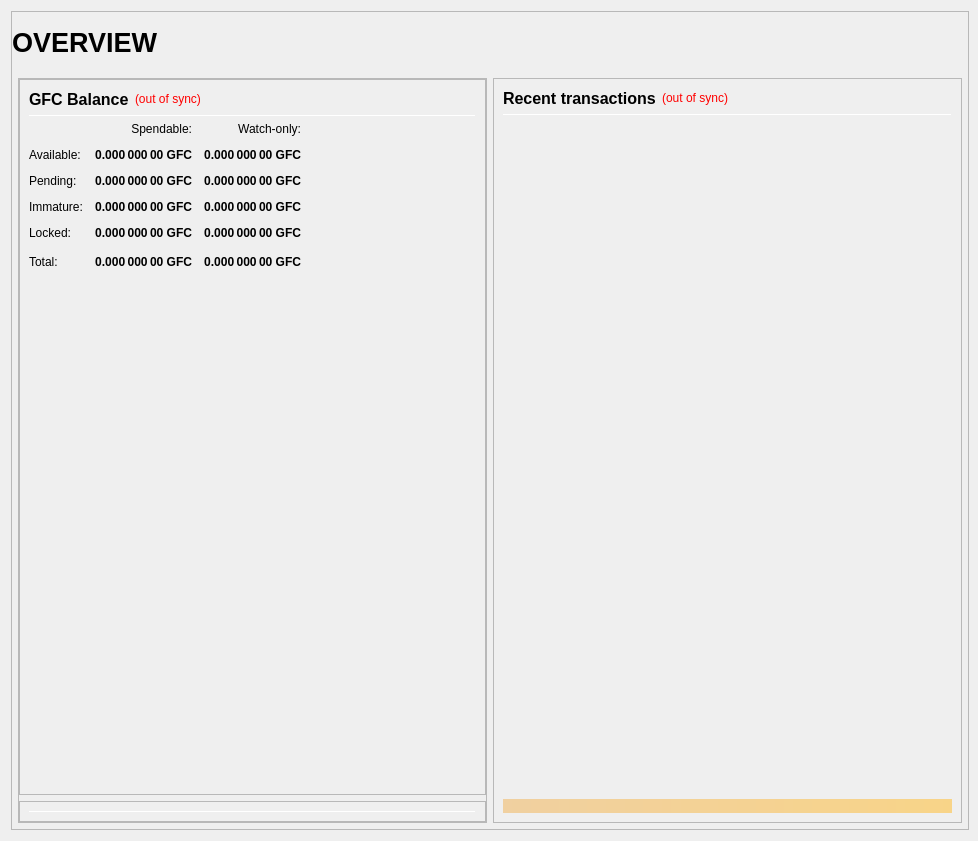
<?xml version="1.0" encoding="UTF-8"?>
<ui version="4.0">
 <class>OverviewPage</class>
 <widget class="QWidget" name="OverviewPage">
  <property name="geometry">
   <rect>
    <x>0</x>
    <y>0</y>
    <width>978</width>
    <height>841</height>
   </rect>
  </property>
  <property name="minimumSize">
   <size>
    <width>960</width>
    <height>682</height>
   </size>
  </property>
  <property name="windowTitle">
   <string>Form</string>
  </property>
  <layout class="QVBoxLayout" name="topLayout" stretch="1">
   <property name="rightMargin">
    <number>9</number>
   </property>
   <item>
    <widget class="QFrame" name="frame_BG">
     <property name="minimumSize">
      <size>
       <width>850</width>
       <height>610</height>
      </size>
     </property>
     <property name="maximumSize">
      <size>
       <width>16777215</width>
       <height>16777215</height>
      </size>
     </property>
     <property name="frameShape">
      <enum>QFrame::StyledPanel</enum>
     </property>
     <property name="frameShadow">
      <enum>QFrame::Raised</enum>
     </property>
     <layout class="QVBoxLayout" name="verticalLayout_3" stretch="1">
      <property name="leftMargin">
       <number>0</number>
      </property>
      <property name="topMargin">
       <number>0</number>
      </property>
      <property name="rightMargin">
       <number>0</number>
      </property>
      <property name="bottomMargin">
       <number>6</number>
      </property>
      <item>
       <layout class="QVBoxLayout" name="verticalLayout_Master" stretch="0,1">
        <property name="leftMargin">
         <number>0</number>
        </property>
        <property name="topMargin">
         <number>0</number>
        </property>
        <property name="rightMargin">
         <number>0</number>
        </property>
        <property name="bottomMargin">
         <number>0</number>
        </property>
        <item>
         <widget class="QFrame" name="frame_Header">
          <layout class="QVBoxLayout" name="verticalLayout_Header" stretch="0">
           <property name="leftMargin">
            <number>0</number>
           </property>
           <property name="topMargin">
            <number>0</number>
           </property>
           <property name="rightMargin">
            <number>0</number>
           </property>
           <property name="bottomMargin">
            <number>0</number>
           </property>
           <item>
            <layout class="QHBoxLayout" name="horizontalLayout_Header" stretch="1,0,1">
             <property name="spacing">
              <number>6</number>
             </property>
             <item>
              <widget class="QLabel" name="labelOverviewHeaderLeft">
               <property name="minimumSize">
                <size>
                 <width>464</width>
                 <height>60</height>
                </size>
               </property>
               <property name="maximumSize">
                <size>
                 <width>16777215</width>
                 <height>60</height>
                </size>
               </property>
               <property name="font">
                <font>
                 <pointsize>20</pointsize>
                 <weight>75</weight>
                 <bold>true</bold>
                </font>
               </property>
               <property name="text">
                <string>OVERVIEW</string>
               </property>
               <property name="alignment">
                <set>Qt::AlignLeading|Qt::AlignLeft|Qt::AlignVCenter</set>
               </property>
              </widget>
             </item>
             <item>
              <spacer name="horizontalSpacer_Header">
               <property name="orientation">
                <enum>Qt::Horizontal</enum>
               </property>
               <property name="sizeHint" stdset="0">
                <size>
                 <width>40</width>
                 <height>20</height>
                </size>
               </property>
              </spacer>
             </item>
             <item>
              <widget class="QLabel" name="labelOverviewHeaderRight">
               <property name="minimumSize">
                <size>
                 <width>464</width>
                 <height>60</height>
                </size>
               </property>
               <property name="maximumSize">
                <size>
                 <width>16777215</width>
                 <height>60</height>
                </size>
               </property>
               <property name="font">
                <font>
                 <pointsize>14</pointsize>
                </font>
               </property>
               <property name="text">
                <string/>
               </property>
               <property name="alignment">
                <set>Qt::AlignRight|Qt::AlignTrailing|Qt::AlignVCenter</set>
               </property>
              </widget>
             </item>
            </layout>
           </item>
          </layout>
         </widget>
        </item>
        <item>
         <widget class="QFrame" name="frame_Content">
          <layout class="QVBoxLayout" name="verticalLayout_Content">
           <property name="leftMargin">
            <number>6</number>
           </property>
           <property name="topMargin">
            <number>0</number>
           </property>
           <property name="rightMargin">
            <number>6</number>
           </property>
           <property name="bottomMargin">
            <number>0</number>
           </property>
           <item>
            <layout class="QHBoxLayout" name="horizontalLayout_Content" stretch="1,1">
             <property name="spacing">
              <number>6</number>
             </property>
             <item>
              <layout class="QVBoxLayout" name="verticalLayout_left" stretch="1">
               <item>
                <widget class="QFrame" name="frameObfuscation">
                 <property name="minimumSize">
                  <size>
                   <width>0</width>
                   <height>0</height>
                  </size>
                 </property>
                 <property name="frameShape">
                  <enum>QFrame::StyledPanel</enum>
                 </property>
                 <property name="frameShadow">
                  <enum>QFrame::Raised</enum>
                 </property>
                 <layout class="QVBoxLayout" name="verticalLayout" stretch="0,0">
                  <property name="leftMargin">
                   <number>0</number>
                  </property>
                  <property name="topMargin">
                   <number>0</number>
                  </property>
                  <property name="rightMargin">
                   <number>0</number>
                  </property>
                  <property name="bottomMargin">
                   <number>0</number>
                  </property>
                  <item>
                   <widget class="QFrame" name="frame_Balances">
                    <property name="frameShape">
                     <enum>QFrame::StyledPanel</enum>
                    </property>
                    <property name="frameShadow">
                     <enum>QFrame::Raised</enum>
                    </property>
                    <layout class="QVBoxLayout" name="verticalLayout_4">
                     <item>
                      <layout class="QHBoxLayout" name="horizontalLayout_4">
                       <item>
                        <widget class="QLabel" name="label_5">
                         <property name="minimumSize">
                          <size>
                           <width>0</width>
                           <height>20</height>
                          </size>
                         </property>
                         <property name="font">
                          <font>
                           <pointsize>12</pointsize>
                           <weight>75</weight>
                           <bold>true</bold>
                          </font>
                         </property>
                         <property name="text">
                          <string>GFC Balance</string>
                         </property>
                        </widget>
                       </item>
                       <item>
                        <widget class="QLabel" name="labelWalletStatus">
                         <property name="cursor">
                          <cursorShape>WhatsThisCursor</cursorShape>
                         </property>
                         <property name="toolTip">
                          <string>The displayed information may be out of date. Your wallet automatically synchronizes with the PIVX network after a connection is established, but this process has not completed yet.</string>
                         </property>
                         <property name="styleSheet">
                          <string notr="true">QLabel { color: red; }</string>
                         </property>
                         <property name="text">
                          <string notr="true">(out of sync)</string>
                         </property>
                         <property name="alignment">
                          <set>Qt::AlignLeading|Qt::AlignLeft|Qt::AlignVCenter</set>
                         </property>
                        </widget>
                       </item>
                       <item>
                        <spacer name="horizontalSpacer_3">
                         <property name="orientation">
                          <enum>Qt::Horizontal</enum>
                         </property>
                         <property name="sizeHint" stdset="0">
                          <size>
                           <width>40</width>
                           <height>20</height>
                          </size>
                         </property>
                        </spacer>
                       </item>
                      </layout>
                     </item>
                     <item>
                      <widget class="Line" name="line_Balance">
                       <property name="minimumSize">
                        <size>
                         <width>0</width>
                         <height>1</height>
                        </size>
                       </property>
                       <property name="maximumSize">
                        <size>
                         <width>16777215</width>
                         <height>1</height>
                        </size>
                       </property>
                       <property name="orientation">
                        <enum>Qt::Horizontal</enum>
                       </property>
                      </widget>
                     </item>
                     <item>
                      <layout class="QGridLayout" name="gridLayout">
                       <property name="spacing">
                        <number>12</number>
                       </property>
                       <item row="0" column="1">
                        <widget class="QLabel" name="labelSpendable">
                         <property name="text">
                          <string>Spendable:</string>
                         </property>
                         <property name="alignment">
                          <set>Qt::AlignRight|Qt::AlignTrailing|Qt::AlignVCenter</set>
                         </property>
                        </widget>
                       </item>
                       <item row="0" column="2">
                        <widget class="QLabel" name="labelWatchonly">
                         <property name="text">
                          <string>Watch-only:</string>
                         </property>
                         <property name="alignment">
                          <set>Qt::AlignRight|Qt::AlignTrailing|Qt::AlignVCenter</set>
                         </property>
                        </widget>
                       </item>
                       <item row="1" column="0">
                        <widget class="QLabel" name="labelBalanceText">
                         <property name="text">
                          <string>Available:</string>
                         </property>
                        </widget>
                       </item>
                       <item row="1" column="1">
                        <widget class="QLabel" name="labelBalance">
                         <property name="font">
                          <font>
                           <weight>75</weight>
                           <bold>true</bold>
                          </font>
                         </property>
                         <property name="cursor">
                          <cursorShape>IBeamCursor</cursorShape>
                         </property>
                         <property name="toolTip">
                          <string>Your current spendable balance</string>
                         </property>
                         <property name="text">
                          <string notr="true">0.000 000 00 GFC</string>
                         </property>
                         <property name="alignment">
                          <set>Qt::AlignRight|Qt::AlignTrailing|Qt::AlignVCenter</set>
                         </property>
                         <property name="textInteractionFlags">
                          <set>Qt::LinksAccessibleByMouse|Qt::TextSelectableByKeyboard|Qt::TextSelectableByMouse</set>
                         </property>
                        </widget>
                       </item>
                       <item row="1" column="2">
                        <widget class="QLabel" name="labelWatchAvailable">
                         <property name="font">
                          <font>
                           <weight>75</weight>
                           <bold>true</bold>
                          </font>
                         </property>
                         <property name="cursor">
                          <cursorShape>IBeamCursor</cursorShape>
                         </property>
                         <property name="toolTip">
                          <string>Your current balance in watch-only addresses</string>
                         </property>
                         <property name="text">
                          <string notr="true">0.000 000 00 GFC</string>
                         </property>
                         <property name="alignment">
                          <set>Qt::AlignRight|Qt::AlignTrailing|Qt::AlignVCenter</set>
                         </property>
                         <property name="textInteractionFlags">
                          <set>Qt::LinksAccessibleByMouse|Qt::TextSelectableByKeyboard|Qt::TextSelectableByMouse</set>
                         </property>
                        </widget>
                       </item>
                       <item row="2" column="0">
                        <widget class="QLabel" name="labelPendingText">
                         <property name="text">
                          <string>Pending:</string>
                         </property>
                        </widget>
                       </item>
                       <item row="2" column="1">
                        <widget class="QLabel" name="labelUnconfirmed">
                         <property name="font">
                          <font>
                           <weight>75</weight>
                           <bold>true</bold>
                          </font>
                         </property>
                         <property name="cursor">
                          <cursorShape>IBeamCursor</cursorShape>
                         </property>
                         <property name="toolTip">
                          <string>Total of transactions that have yet to be confirmed, and do not yet count toward the spendable balance</string>
                         </property>
                         <property name="text">
                          <string notr="true">0.000 000 00 GFC</string>
                         </property>
                         <property name="alignment">
                          <set>Qt::AlignRight|Qt::AlignTrailing|Qt::AlignVCenter</set>
                         </property>
                         <property name="textInteractionFlags">
                          <set>Qt::LinksAccessibleByMouse|Qt::TextSelectableByKeyboard|Qt::TextSelectableByMouse</set>
                         </property>
                        </widget>
                       </item>
                       <item row="2" column="2">
                        <widget class="QLabel" name="labelWatchPending">
                         <property name="font">
                          <font>
                           <weight>75</weight>
                           <bold>true</bold>
                          </font>
                         </property>
                         <property name="cursor">
                          <cursorShape>IBeamCursor</cursorShape>
                         </property>
                         <property name="toolTip">
                          <string>Unconfirmed transactions to watch-only addresses</string>
                         </property>
                         <property name="text">
                          <string notr="true">0.000 000 00 GFC</string>
                         </property>
                         <property name="alignment">
                          <set>Qt::AlignRight|Qt::AlignTrailing|Qt::AlignVCenter</set>
                         </property>
                         <property name="textInteractionFlags">
                          <set>Qt::LinksAccessibleByMouse|Qt::TextSelectableByKeyboard|Qt::TextSelectableByMouse</set>
                         </property>
                        </widget>
                       </item>
                       <item row="3" column="0">
                        <widget class="QLabel" name="labelImmatureText">
                         <property name="text">
                          <string>Immature:</string>
                         </property>
                        </widget>
                       </item>
                       <item row="3" column="1">
                        <widget class="QLabel" name="labelImmature">
                         <property name="font">
                          <font>
                           <weight>75</weight>
                           <bold>true</bold>
                          </font>
                         </property>
                         <property name="cursor">
                          <cursorShape>IBeamCursor</cursorShape>
                         </property>
                         <property name="toolTip">
                          <string>Staked or masternode rewards that has not yet matured</string>
                         </property>
                         <property name="text">
                          <string notr="true">0.000 000 00 GFC</string>
                         </property>
                         <property name="alignment">
                          <set>Qt::AlignRight|Qt::AlignTrailing|Qt::AlignVCenter</set>
                         </property>
                         <property name="textInteractionFlags">
                          <set>Qt::LinksAccessibleByMouse|Qt::TextSelectableByKeyboard|Qt::TextSelectableByMouse</set>
                         </property>
                        </widget>
                       </item>
                       <item row="3" column="2">
                        <widget class="QLabel" name="labelWatchImmature">
                         <property name="font">
                          <font>
                           <weight>75</weight>
                           <bold>true</bold>
                          </font>
                         </property>
                         <property name="cursor">
                          <cursorShape>IBeamCursor</cursorShape>
                         </property>
                         <property name="toolTip">
                          <string>Staked or masternode rewards in watch-only addresses that has not yet matured</string>
                         </property>
                         <property name="text">
                          <string notr="true">0.000 000 00 GFC</string>
                         </property>
                         <property name="alignment">
                          <set>Qt::AlignRight|Qt::AlignTrailing|Qt::AlignVCenter</set>
                         </property>
                         <property name="textInteractionFlags">
                          <set>Qt::LinksAccessibleByMouse|Qt::TextSelectableByKeyboard|Qt::TextSelectableByMouse</set>
                         </property>
                        </widget>
                       </item>
                       <item row="4" column="0">
                        <widget class="QLabel" name="labelLockedBalanceText">
                         <property name="toolTip">
                          <string>Locked GFC or Masternode collaterals. These are excluded from zGFC minting.</string>
                         </property>
                         <property name="text">
                          <string>Locked:</string>
                         </property>
                        </widget>
                       </item>
                       <item row="4" column="1">
                        <widget class="QLabel" name="labelLockedBalance">
                         <property name="font">
                          <font>
                           <weight>75</weight>
                           <bold>true</bold>
                          </font>
                         </property>
                         <property name="cursor">
                          <cursorShape>IBeamCursor</cursorShape>
                         </property>
                         <property name="toolTip">
                          <string>Locked GFC or Masternode collaterals. These are excluded from zGFC minting.</string>
                         </property>
                         <property name="text">
                          <string notr="true">0.000 000 00 GFC</string>
                         </property>
                         <property name="alignment">
                          <set>Qt::AlignRight|Qt::AlignTrailing|Qt::AlignVCenter</set>
                         </property>
                         <property name="textInteractionFlags">
                          <set>Qt::LinksAccessibleByMouse|Qt::TextSelectableByKeyboard|Qt::TextSelectableByMouse</set>
                         </property>
                        </widget>
                       </item>
                       <item row="4" column="2">
                        <widget class="QLabel" name="labelWatchLocked">
                         <property name="font">
                          <font>
                           <weight>75</weight>
                           <bold>true</bold>
                          </font>
                         </property>
                         <property name="cursor">
                          <cursorShape>IBeamCursor</cursorShape>
                         </property>
                         <property name="toolTip">
                          <string>Current locked balance in watch-only addresses</string>
                         </property>
                         <property name="text">
                          <string notr="true">0.000 000 00 GFC</string>
                         </property>
                         <property name="alignment">
                          <set>Qt::AlignRight|Qt::AlignTrailing|Qt::AlignVCenter</set>
                         </property>
                         <property name="textInteractionFlags">
                          <set>Qt::LinksAccessibleByMouse|Qt::TextSelectableByKeyboard|Qt::TextSelectableByMouse</set>
                         </property>
                        </widget>
                       </item>
                       <item row="5" column="0">
                        <widget class="QLabel" name="labelTotalText">
                         <property name="toolTip">
                          <string>Your current GFC balance, unconfirmed and immature transactions included</string>
                         </property>
                         <property name="text">
                          <string>Total:</string>
                         </property>
                        </widget>
                       </item>
                       <item row="5" column="1">
                        <widget class="QLabel" name="labelTotal">
                         <property name="font">
                          <font>
                           <weight>75</weight>
                           <bold>true</bold>
                          </font>
                         </property>
                         <property name="cursor">
                          <cursorShape>IBeamCursor</cursorShape>
                         </property>
                         <property name="toolTip">
                          <string>Your current GFC balance, unconfirmed and immature transactions included</string>
                         </property>
                         <property name="text">
                          <string notr="true">0.000 000 00 GFC</string>
                         </property>
                         <property name="alignment">
                          <set>Qt::AlignRight|Qt::AlignTrailing|Qt::AlignVCenter</set>
                         </property>
                         <property name="textInteractionFlags">
                          <set>Qt::LinksAccessibleByMouse|Qt::TextSelectableByKeyboard|Qt::TextSelectableByMouse</set>
                         </property>
                        </widget>
                       </item>
                       <item row="5" column="2">
                        <widget class="QLabel" name="labelWatchTotal">
                         <property name="font">
                          <font>
                           <weight>75</weight>
                           <bold>true</bold>
                          </font>
                         </property>
                         <property name="cursor">
                          <cursorShape>IBeamCursor</cursorShape>
                         </property>
                         <property name="toolTip">
                          <string>Current total balance in watch-only addresses</string>
                         </property>
                         <property name="text">
                          <string notr="true">0.000 000 00 GFC</string>
                         </property>
                         <property name="alignment">
                          <set>Qt::AlignRight|Qt::AlignTrailing|Qt::AlignVCenter</set>
                         </property>
                         <property name="textInteractionFlags">
                          <set>Qt::LinksAccessibleByMouse|Qt::TextSelectableByKeyboard|Qt::TextSelectableByMouse</set>
                         </property>
                        </widget>
                       </item>
                       <item row="5" column="3">
                        <spacer name="horizontalSpacer_9">
                         <property name="orientation">
                          <enum>Qt::Horizontal</enum>
                         </property>
                         <property name="sizeHint" stdset="0">
                          <size>
                           <width>40</width>
                           <height>20</height>
                          </size>
                         </property>
                        </spacer>
                       </item>
                      </layout>
                     </item>
                     <item>
                      <spacer name="verticalSpacer_3">
                       <property name="orientation">
                        <enum>Qt::Vertical</enum>
                       </property>
                       <property name="sizeHint" stdset="0">
                        <size>
                         <width>20</width>
                         <height>40</height>
                        </size>
                       </property>
                      </spacer>
                     </item>
                    </layout>
                   </widget>
                  </item>
                  <item>
                   <widget class="QFrame" name="frame_ZerocoinBalances">
                    <property name="frameShape">
                     <enum>QFrame::StyledPanel</enum>
                    </property>
                    <property name="frameShadow">
                     <enum>QFrame::Raised</enum>
                    </property>
                    <layout class="QVBoxLayout" name="verticalLayout_7">
                     <item>
                      <widget class="Line" name="line_ZerocoinBalance">
                       <property name="minimumSize">
                        <size>
                         <width>0</width>
                         <height>1</height>
                        </size>
                       </property>
                       <property name="maximumSize">
                        <size>
                         <width>16777215</width>
                         <height>1</height>
                        </size>
                       </property>
                       <property name="orientation">
                        <enum>Qt::Horizontal</enum>
                       </property>
                      </widget>
                     </item>
                    </layout>
                   </widget>
                  </item>
                 </layout>
                </widget>
               </item>
              </layout>
             </item>
             <item>
              <layout class="QVBoxLayout" name="verticalLayout_right" stretch="1">
               <item>
                <widget class="QFrame" name="frame_RecentTransactions">
                 <property name="minimumSize">
                  <size>
                   <width>0</width>
                   <height>0</height>
                  </size>
                 </property>
                 <property name="frameShape">
                  <enum>QFrame::StyledPanel</enum>
                 </property>
                 <property name="frameShadow">
                  <enum>QFrame::Raised</enum>
                 </property>
                 <layout class="QVBoxLayout" name="verticalLayout_1" stretch="0,0,0,0,0">
                  <item>
                   <layout class="QHBoxLayout" name="horizontalLayout_2">
                    <item>
                     <widget class="QLabel" name="label_4">
                      <property name="minimumSize">
                       <size>
                        <width>0</width>
                        <height>20</height>
                       </size>
                      </property>
                      <property name="font">
                       <font>
                        <pointsize>12</pointsize>
                        <weight>75</weight>
                        <bold>true</bold>
                       </font>
                      </property>
                      <property name="text">
                       <string>Recent transactions</string>
                      </property>
                     </widget>
                    </item>
                    <item>
                     <widget class="QLabel" name="labelTransactionsStatus">
                      <property name="cursor">
                       <cursorShape>WhatsThisCursor</cursorShape>
                      </property>
                      <property name="toolTip">
                       <string>The displayed information may be out of date. Your wallet automatically synchronizes with the GoFund network after a connection is established, but this process has not completed yet.</string>
                      </property>
                      <property name="styleSheet">
                       <string notr="true">QLabel { color: red; }</string>
                      </property>
                      <property name="text">
                       <string notr="true">(out of sync)</string>
                      </property>
                      <property name="alignment">
                       <set>Qt::AlignRight|Qt::AlignTrailing|Qt::AlignVCenter</set>
                      </property>
                     </widget>
                    </item>
                    <item>
                     <spacer name="horizontalSpacer">
                      <property name="orientation">
                       <enum>Qt::Horizontal</enum>
                      </property>
                      <property name="sizeHint" stdset="0">
                       <size>
                        <width>40</width>
                        <height>20</height>
                       </size>
                      </property>
                     </spacer>
                    </item>
                   </layout>
                  </item>
                  <item>
                   <widget class="Line" name="line">
                    <property name="minimumSize">
                     <size>
                      <width>0</width>
                      <height>1</height>
                     </size>
                    </property>
                    <property name="maximumSize">
                     <size>
                      <width>16777215</width>
                      <height>1</height>
                     </size>
                    </property>
                    <property name="orientation">
                     <enum>Qt::Horizontal</enum>
                    </property>
                   </widget>
                  </item>
                  <item>
                   <widget class="QListView" name="listTransactions">
                    <property name="minimumSize">
                     <size>
                      <width>0</width>
                      <height>0</height>
                     </size>
                    </property>
                    <property name="styleSheet">
                     <string notr="true">QListView { background: transparent; }</string>
                    </property>
                    <property name="frameShape">
                     <enum>QFrame::NoFrame</enum>
                    </property>
                    <property name="verticalScrollBarPolicy">
                     <enum>Qt::ScrollBarAlwaysOff</enum>
                    </property>
                    <property name="horizontalScrollBarPolicy">
                     <enum>Qt::ScrollBarAlwaysOff</enum>
                    </property>
                    <property name="selectionMode">
                     <enum>QAbstractItemView::NoSelection</enum>
                    </property>
                   </widget>
                  </item>
                  <item>
                   <spacer name="verticalSpacer_2">
                    <property name="orientation">
                     <enum>Qt::Vertical</enum>
                    </property>
                    <property name="sizeType">
                     <enum>QSizePolicy::Expanding</enum>
                    </property>
                    <property name="sizeHint" stdset="0">
                     <size>
                      <width>20</width>
                      <height>40</height>
                     </size>
                    </property>
                   </spacer>
                  </item>
                  <item>
                   <widget class="QLabel" name="labelAlerts">
                    <property name="maximumSize">
                     <size>
                      <width>16777215</width>
                      <height>16777215</height>
                     </size>
                    </property>
                    <property name="styleSheet">
                     <string notr="true">background-color: qlineargradient(x1: 0, y1: 0, x2: 1, y2: 0, stop:0 #F0D0A0, stop:1 #F8D488); color:#000000;</string>
                    </property>
                    <property name="text">
                     <string/>
                    </property>
                    <property name="wordWrap">
                     <bool>true</bool>
                    </property>
                    <property name="margin">
                     <number>3</number>
                    </property>
                   </widget>
                  </item>
                 </layout>
                </widget>
               </item>
              </layout>
             </item>
            </layout>
           </item>
          </layout>
         </widget>
        </item>
       </layout>
      </item>
     </layout>
    </widget>
   </item>
  </layout>
 </widget>
 <resources/>
 <connections/>
</ui>
